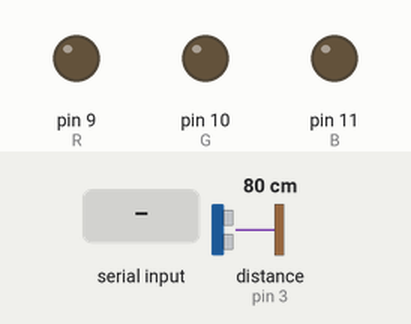
This sketch was run on a simulated Arduino Uno, built with avr-gcc and run on an emulated ATmega328P. Parts: output pins drawn as LEDs (lit = HIGH). Wiring (inferred from the names in the program): ultrasonic range finder: trigger pin 2; echo pin 3. The inputs (shaded band) are chosen by the test bench; at power-on: distance to the obstacle (sensor on pin 3) 80 cm. The echo pulse lasts 58.3 µs per cm; pins used as bus, display or sensor lines are not drawn; what the sketch prints to the serial monitor is not drawn.

Above: at 1.2 s.
1.3 s: "," received over Serial
At 2.7 s:
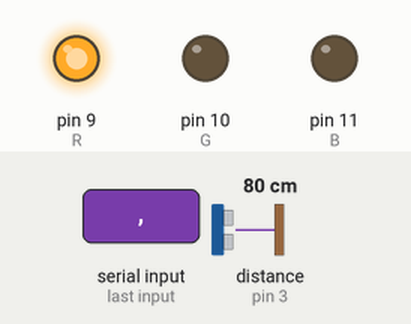
3.0 s: "1\n" received over Serial
At 3.7 s:
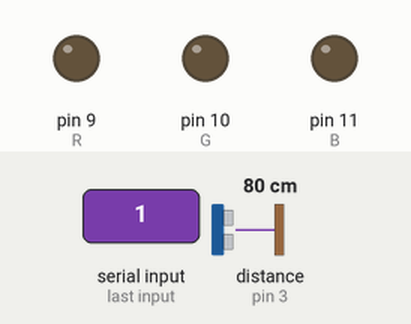
4.6 s: "5\n" received over Serial
At 5.6 s:
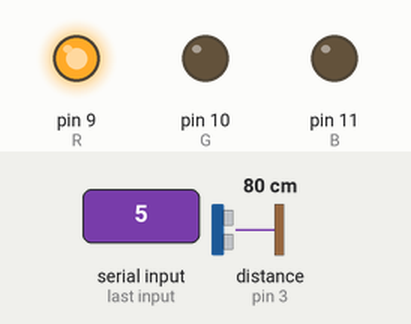
Timing chart, 0 to 7.6 s (numbered marks = the images above; inputs shaded):
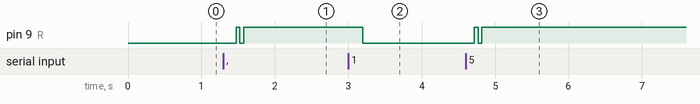

The sketch:

ProyectoFinal.ino
```cpp
#define R 9
#define G 10
#define B 11
int Pin_echo = 3;
int Pin_trig = 2;

void setup() {
  Serial.begin (9600);
  Serial.setTimeout(100);
  pinMode(R, OUTPUT);
  pinMode(G, OUTPUT);
  pinMode(B, OUTPUT);
  pinMode(Pin_trig, OUTPUT);
  pinMode(Pin_echo, INPUT);
  digitalWrite(Pin_trig, LOW);
}

int pulso, cm, valor, inicio, fin;
String m, apagar;

void loop() {
  inicio = 0;
  digitalWrite(Pin_trig, HIGH);
  delayMicroseconds(10);
  digitalWrite(Pin_trig, LOW);

  pulso = pulseIn(Pin_echo, HIGH); //Medición del ancho de pulso recibido en el pin Echo
  cm = pulso / 50;             // Convertimos ese pulso en una distancia y a cm
  Serial.println(cm);


  if (Serial.available() > 0) {
    String metros = Serial.readString();

    fin = metros.indexOf(",", inicio);
    m = metros.substring(inicio, fin);
    inicio = fin + 1;
    fin = metros.indexOf(',', inicio);
    apagar = metros.substring(inicio, fin);

    if (m.toInt() < 6) {
      digitalWrite(R, 1);
      digitalWrite(G, 0);
      digitalWrite(B, 0);
      delay(50);
      digitalWrite(R, 0);
      digitalWrite(G, 0);
      digitalWrite(B, 0);
      delay(50);
      digitalWrite(R, 1);
      digitalWrite(G, 0);
      digitalWrite(B, 0);
    }
    if (apagar.toInt() == 1) {
      digitalWrite(R, 0);
      digitalWrite(G, 0);
      digitalWrite(B, 0);
    }
  }
  delay(100);
}
```

Measured:
- after the input at 1.3 s, pin 9 (R): LOW → HIGH after 0.17 s, → LOW 0.05 s later, → HIGH 0.05 s later
- after the input at 3.0 s, pin 9 (R): HIGH → LOW after 0.20 s
- after the input at 4.6 s, pin 9 (R): LOW → HIGH after 0.12 s, → LOW 0.05 s later, → HIGH 0.05 s later
